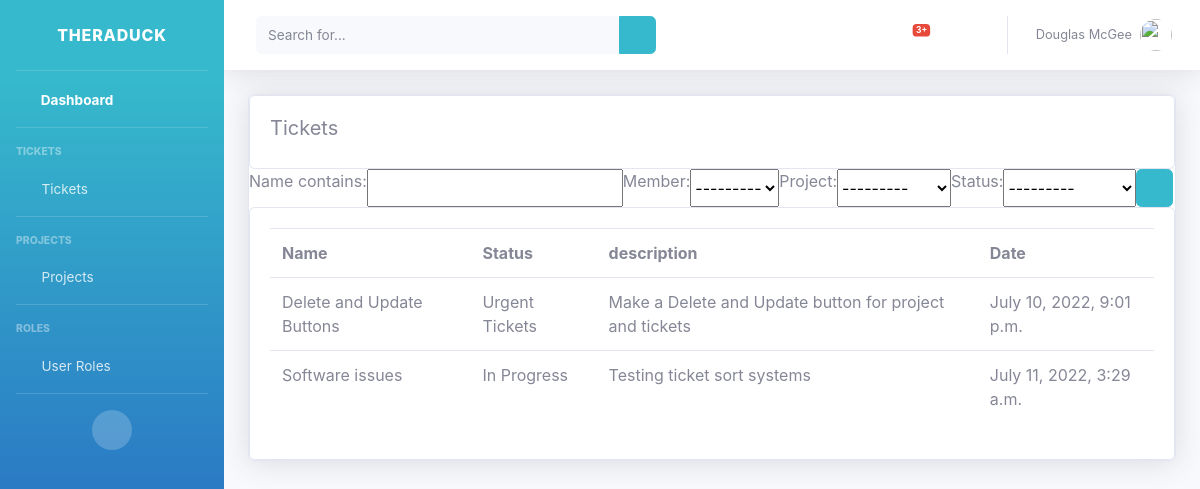
Screenshot of /all_tickets/ with the database file from the repository.
### accounts/models.py (models this page shows, shortened)
class Member(models.Model):
    name = models.CharField(max_length=500, null=True)
    ROLE = (
            ('Admin', 'Admin'),
            ('Developer', 'Developer'),
            ('Project Manager', 'Project Manager'),
            ('Submitter', 'Submitter'),
                )
    role = models.CharField(max_length=500, null=True, choices=ROLE)
    def __str__(self):
        return self.name

class Project(models.Model):
    name = models.CharField(max_length=500, null=True)
    description = models.CharField(max_length=500, null=True)
    STATUS = (
            ('New Project', 'New Project'),
            ('In Progress', 'In Progress'),
            ('Finished', 'Finished'),
                )
    member = models.ForeignKey(Member, null=True, on_delete=models.SET_NULL)
    status = models.CharField(max_length=500, null=True, choices=STATUS)
    date_created = models.DateTimeField(auto_now_add=True, null=True)
    def __str__(self):
        return self.name

class Ticket(models.Model):
    name = models.CharField(max_length=500, null=True)
    description = models.CharField(max_length=500, null=True)
    STATUS = (
            ('New Tickets', 'New Tickets'),
            ('In Progress', 'In Progress'),
            ('Urgent Tickets', 'Urgent Tickets'),
            ('Resolved', 'Resolved'),
                )
    member = models.ForeignKey(Member, null=True, on_delete=models.SET_NULL)
    project = models.ForeignKey(Project, null=True, on_delete=models.SET_NULL)
    status = models.CharField(max_length=500, null=True, choices=STATUS)
    date_created = models.DateTimeField(auto_now_add=True, null=True)

### accounts/views.py (the view)
# urls.py: path('all_tickets/', views.all_tickets, name="all_tickets"),
def all_tickets(request):
    tickets = Ticket.objects.all()
    myFilter = TicketFilter(request.GET, queryset=tickets)
    tickets = myFilter.qs
    context = {'tickets': tickets, 'myFilter': myFilter}
    return render(request, 'accounts/all_tickets.html', context)

### accounts/templates/accounts/all_tickets.html (shortened to what this page needs)
{% load static %}
<!DOCTYPE html>
<html lang="en">
<head>
    <link href="{% static 'vendor/fontawesome-free/css/all.min.css' %}" rel="stylesheet" type="text/css">
    <link href="{% static 'css/sb-admin-2.min.css' %}" rel="stylesheet">
</head>
<body id="page-top">
     <div id="wrapper">
        {% include 'accounts/sidebar.html' %}
         <div id="content-wrapper" class="d-flex flex-column">
             <div id="content">
            {% include 'accounts/topbar.html' %}
            <div class="container">
                <div class="row">
                        <div class="col-xl-13 col-lg-12">
                                <div class="card shadow mb-4">
                                    <div class="row">
                                        <div class="col-md">
                                            <div class="card card-body">
                                                <h5>Tickets</h5>
                                            </div>
                                            <form method="get">
                                                <div class="input-group">
                                                    {{myFilter.form}}
                                                    <button class="btn btn-primary" type="submit">
                                                        <i class="fas fa-search fa-sm"></i>
                                                    </button>
                                                </div>
                                            </form>
                                            <div class="card card-body">
                                                <table class="table">
                                                    <tr>
                                                        <th>Name</th>
                                                        <th>Status</th>
                                                        <th>description</th>
                                                        <th>Date</th>
                                                    </tr>
                                                    {% for i in tickets %}
                                                        <tr>
                                                            <td>{{i.name}}</td>
                                                            <td>{{i.status}}</td>
                                                            <td>{{i.description}}</td>
                                                            <td>{{i.date_created}}</td>
                                                        </tr>
                                                    {% endfor %}
                                                </table>
                                            </div>
                                        </div>
                                    </div>
                                </div>
                        </div>
                </div>
            </div>
    </div>
</div>
</body>
</html>

### rows the page displays
Project: member "---------", status "---------"
Ticket: name "Delete and Update Buttons", status "Urgent Tickets", description "Make a Delete and Update button for project and tickets", date_created "July 10, 2022, 9:01 p.m."
Ticket: name "Software issues", status "In Progress", description "Testing ticket sort systems", date_created "July 11, 2022, 3:29 a.m."
